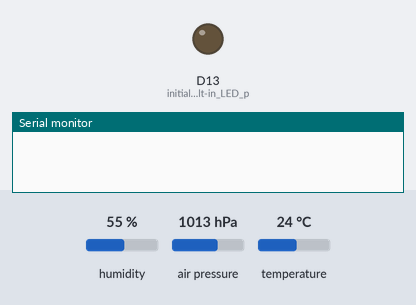
A sketch run on a simulated Arduino Nano 33 BLE. On the bench: output pins drawn as LEDs (lit = HIGH), the last lines printed to the serial monitor. The inputs (shaded band) are chosen by the test bench; at power-on: humidity 55 %, air pressure 1013 hPa, temperature 24 °C. Nothing arrives over Bluetooth unless stated; a phone connects over Bluetooth LE 3 s after start.

Above: at 0.1 s.
At 6.1 s:
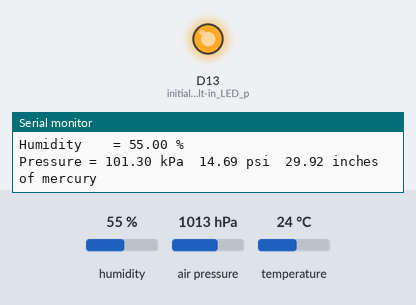
Timing chart, 0 to 7.6 s (numbered marks = the images above):
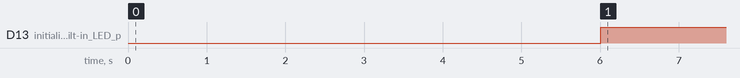

Measured:
- by itself, D13 (initialize_built-in_LED_p): LOW → HIGH at 6.0 s

The sketch:

Nano33BLEsense_bleDL.ino
```cpp
/*

  This script/sketch will use a Arduino Nano 33 BLE Sense to share air temp, humidity, & pressure sensor data
  via BLE radio (functions as a BLE peripheral) or via serial cable/termial using Arduino 1.8.13

  Sketch uses 309344 bytes (31%) of program storage space.
    Maximum is 983040 bytes.
  Global variables use 71792 bytes (27%) of dynamic memory, leaving 190352 bytes for local variables.
    Maximum is 262144 bytes.

  Materials Schedule
    Hardware
      Arduino Nano 33 BLE Sense
      https://store.arduino.cc/usa/nano-33-ble-sense-with-headers

    Software
      Arduino IDE
        https://www.arduino.cc/en/main/software
      Adafruit Bluefruit LE Connect App for Mobile
        https://learn.adafruit.com/bluefruit-le-connect
      nRF Connect App for Mobile
        https://www.nordicsemi.com/Software-and-tools/Development-Tools/nRF-Connect-for-mobile
      LightBlue App for Mobile
        https://punchthrough.com/testing-bluetooth-low-energy-devices/
      Wireless Gecko App
        https://apps.apple.com/us/app/wireless-gecko/id1315784335

   Assembly
     1.Update Arduino software
       a.Tools->Board->Boards Manager->Arduino nRF528x mbed Core
       b.Tools->Board->Arduino NANO 33 BLE
       c.Tools-Port->/dev/cu.usbmodem14101 (Arduino NANO 33 BLE)
       d.Sketch->Include Library->Add .ZIP Library (HTS221, LPS22HB, and APDS9960 from Sandeep Mistry's github)
         or
         Tools -> Manage Libraries (HTS221, LPS22HB, and APDS9960)
     2.Attach Cerberus USB Cable to Nano and Laptop or Raspberry Pi
     3.Verify/compile & upload program to NANO 33 BLE Sense
       a.Sketch->Verify/Compile
       b.Sketch->Upload

   Engineering
     Arduino
       https://www.arduino.cc/en/Guide/NANO33BLESense
         revised 2019/08/17 by SM

     Sandeep Mistry
       https://github.com/arduino-libraries/Arduino_HTS221
         July 2019
       https://github.com/arduino-libraries/Arduino_LPS22HB
         July 2019
       https://github.com/arduino-libraries/Arduino_APDS9960
         August 2019

      Monica Houston
        https://create.arduino.cc/projecthub/monica/getting-started-with-bluetooth-low-energy-ble-ab4c94

      Klaus K
       Arduino Forum - Nano 33 IoT and BLE Sense connections
       https://forum.arduino.cc/index.php?topic=706375.0

      Garry Stafford
        https://itnext.io/ble-and-gatt-for-iot-2ae658baafd5
        https://github.com/garystafford/iot-ble-demo/blob/master/combo_sensor_ble/combo_sensor_ble.ino

      Bluetooth low energy Advertising, a beginner's tutorial by Nordic Semi
        https://devzone.nordicsemi.com/nordic/short-range-guides/b/bluetooth-low-energy/posts/ble-advertising-a-beginners-tutorial

      Norwegian Creations
        Using millis() instead of delay
        https://www.norwegiancreations.com/2017/09/arduino-tutorial-using-millis-instead-of-delay/

      ATS Code Repository and How-to Videos
        https://github.com/AnchorageBot/YouTube
        https://www.youtube.com/channel/UCDuWq2wFqeVII1KC7grySRg/featured
        October 2020

*/

// === Libraries ================================

#include <ArduinoBLE.h>
// BLE Library
// https://www.arduino.cc/en/Reference/ArduinoBLE
// https://github.com/arduino-libraries/ArduinoBLE

#include <Arduino_HTS221.h>
// air temp & humidty sensor library
// https://www.arduino.cc/en/Reference/ArduinoHTS221
// https://github.com/arduino-libraries/Arduino_HTS221

#include <Arduino_LPS22HB.h>
// air pressure sensor library
// https://www.arduino.cc/en/Reference/ArduinoLPS22HB
// https://github.com/arduino-libraries/Arduino_LPS22HB

// === Gobal constants and variables ============

int sensorTime = 3000;               // sensor calibration & output delay, 60000 millisec = 60 sec


BLEService environmentService("181A");                         // standard Environmental Sensing BLE service
// https://www.arduino.cc/en/Reference/ArduinoBLEBLEServiceBLEService

BLEIntCharacteristic tempCharacteristic("2A6E",                // standard 16-bit Temperature characteristic
                                        BLERead | BLENotify);  // remote clients can read and get updates
BLEUnsignedIntCharacteristic humidCharacteristic("2A6F",       // unsigned 16-bit Humidity characteristic
                                        BLERead | BLENotify);  // remote clients can read and get updates
BLEUnsignedIntCharacteristic pressCharacteristic("2A6D",       // unsigned 32-bit Pressure characteristic
                                        BLERead | BLENotify);  // remote clients can read and get updates
// https://www.arduino.cc/en/Reference/ArduinoBLEBLECharacteristicBLECharacteristic

//=== Setup code here, runs once ================

void setup() {
  Serial.begin(9600);                                          // initialize serial communication
  while (!Serial);                                             // uncomment for laptop use & comment for wall wart use

  pinMode(LED_BUILTIN, OUTPUT);                                // initialize built-in LED pin

  if (!BLE.begin()) {                                          // initialize NINA B306 BLE radio
    Serial.println("BLE failure!");
    while (1);
  }

      if (!HTS.begin()) {                                      // initialize HTS221 sensor
        Serial.println("temp & humidity sensor failure!");
        while (1);
    }

    if (!BARO.begin()) {                                      // initialize LPS22HB sensor
        Serial.println("pressure sensor failure!");
        while (1);
    }

    BARO.readPressure();                                      // Avoid barometer sensor bug
    delay(sensorTime);                                        // https://forum.arduino.cc/index.php?topic=660360.0

  BLE.setLocalName("Nano33BLEsense");                           // Set name for connection

  BLE.setAdvertisedService(environmentService);                 // Advertise environment service
  environmentService.addCharacteristic(tempCharacteristic);     // Add temperature characteristic
  environmentService.addCharacteristic(humidCharacteristic);    // Add humidity characteristic
  environmentService.addCharacteristic(pressCharacteristic);    // Add pressure characteristic
  BLE.addService(environmentService);                           // Add environment service

  //BLE.advertise();                                              // Start advertising BLE peripheral
                                                                  // PeripheralBLE() function handles this task

  // set initial values for the characteristics
  tempCharacteristic.writeValue( 0 );
  humidCharacteristic.writeValue( 0 );
  pressCharacteristic.writeValue( 0 );
}

//=== Main code, runs/loops repeatedly==========

void loop() {
                                 // Either
  //delay(sensorTime);                                        // crude sensor calibration & output delay timer
                                 // Or
  nonBlockingTimer();                                         // refined sensor calibration & output delay timer

                                 // Either
  hts221serial();                                             // temp & humidity data via serial
  lps22HBserial();                                            // pressure data via serial
                                 // Or
  //PeripheralSerial();                                       // BLE Peripheral status via serial
  //CentralSerial();                                          // BLE Central status via serial

                                 // All
  PeripheralBLE();                                            // BLE Peripheral advertising
  CentralBLE();                                               // BLE Central connection
                                                              //   func provides temp & humidity data via BLE radio
                                                              //   func provides pressure data via BLE radio
}

//===Timer function ==============================

void nonBlockingTimer() {                                    // code runs while “waiting" for event
  unsigned long time_now = 0;
  int period = 1000;
  if(millis() >= time_now + period){                         // ensures that the loop runs as often as we want, regardless of the execution time
        time_now += period;
        //Serial.println("Hello");                           // uncomment to test if function works
  }
}

//===Serial functions ===========================

void hts221serial() {                                         // print HTS221 temp & humidty data via serial terminal
  float temperature = HTS.readTemperature();                  // read standard 16-bit temp sensor
  float humidity    = HTS.readHumidity();                     // read unsigned 16-bit humidity sensor
  float tempF = (temperature*(1.8))+32;                       // float vs uint16_t, https://os.mbed.com/handbook/C-Data-Types
  Serial.print("Temperature = ");
  Serial.print(temperature);
  Serial.print(" °C  ");
  Serial.print(tempF);
  Serial.println(" °F");

  Serial.print("Humidity    = ");
  Serial.print(humidity);
  Serial.println(" %");
  Serial.println();
}

void lps22HBserial() {                                        // print LPS22HB pressure data via serial terminal
  float pressure = BARO.readPressure();                       // read LPS22HB pressure sensor
  float psi = pressure/6.895;                                 // uint_32_t vs float https://os.mbed.com/handbook/C-Data-Types
  float hg = pressure/3.386;
  Serial.print("Pressure = ");
  Serial.print(pressure);
  Serial.print(" kPa  ");
  Serial.print(psi);
  Serial.print(" psi  ");
  Serial.print(hg);
  Serial.println(" inches of mercury");
  Serial.println();
}

void PeripheralSerial() {
    Serial.print("Peripheral device MAC: ");
    Serial.println(BLE.address());
    Serial.println("Waiting for connections...");
}

void CentralSerial() {
    BLEDevice central = BLE.central();                       // Wait for a BLE central to connect
    if (central) {                                           // if central connects
    Serial.print("Connected to central MAC: ");
    Serial.println(central.address());                       // print central's address via serial terminal
    digitalWrite(LED_BUILTIN, HIGH);                         // turn on the LED

    while (central.connected()){                             // keep looping while connected
      nonBlockingTimer();}
    digitalWrite(LED_BUILTIN, LOW);                          // when the central disconnects, turn off the LED
    Serial.print("Disconnected from central MAC: ");
    Serial.println(central.address());
    Serial.println();
  }
}

//===BLE functions ==============================

void hts221ble() {                                            // HTS221 temp & humidty data via BLE radio
  float temperature = HTS.readTemperature();                  // read HTS221 temp sensor
  float humidity    = HTS.readHumidity();                     // read HTS221 humidty sensor
  float tempF = (temperature*(1.8))+32;                       // uint16_t vs float https://os.mbed.com/handbook/C-Data-Types
  nonBlockingTimer();

  int previousTemperature = 0;
   if (temperature != previousTemperature) {                  // If temperature reading has changed
        tempCharacteristic.writeValue(temperature);           // advertise temperature (2A6E) via BLE
                                                              // https://www.arduino.cc/en/Reference/ArduinoBLEBLECharacteristicwriteValue
        previousTemperature = temperature;    }               // Save value

  unsigned int previousHumidity = 0;
   if (humidity != previousHumidity) {                       // If humidity reading has changed
        humidCharacteristic.writeValue(humidity);            // advertise humidity (2A6F) via BLE
        previousHumidity = humidity;    }                    // Save value
}

void lps22HBble() {                                           // LPS22HB pressure data via BLE radio
    float pressure = BARO.readPressure();                     // read LPS22HB pressure sensor
    float psi = pressure/6.895;                               // uint_32_t vs float https://os.mbed.com/handbook/C-Data-Types
    float hg = pressure/3.386;
    nonBlockingTimer();

   unsigned int previousPressure = 0;
   if (pressure != previousPressure) {                       // If pressure reading has changed
        pressCharacteristic.writeValue(pressure);            // advertise pressure (2A6D) via BLE
        previousPressure = pressure;    }                    // Save value
}

void PeripheralBLE() {
    BLE.advertise();                                          // Start advertising BLE peripheral
}

void CentralBLE() {
  BLEDevice central = BLE.central();                          // Wait for a BLE central to connect
  if (central) {                                              // if central connects
     digitalWrite(LED_BUILTIN, HIGH);                         // turn on the LED
     while (central.connected()) {                            // keep looping while connected
       nonBlockingTimer();
       hts221ble();
       lps22HBble();
       }
     digitalWrite(LED_BUILTIN, LOW);                          // when the central disconnects, turn off the LED
  }
}
```
